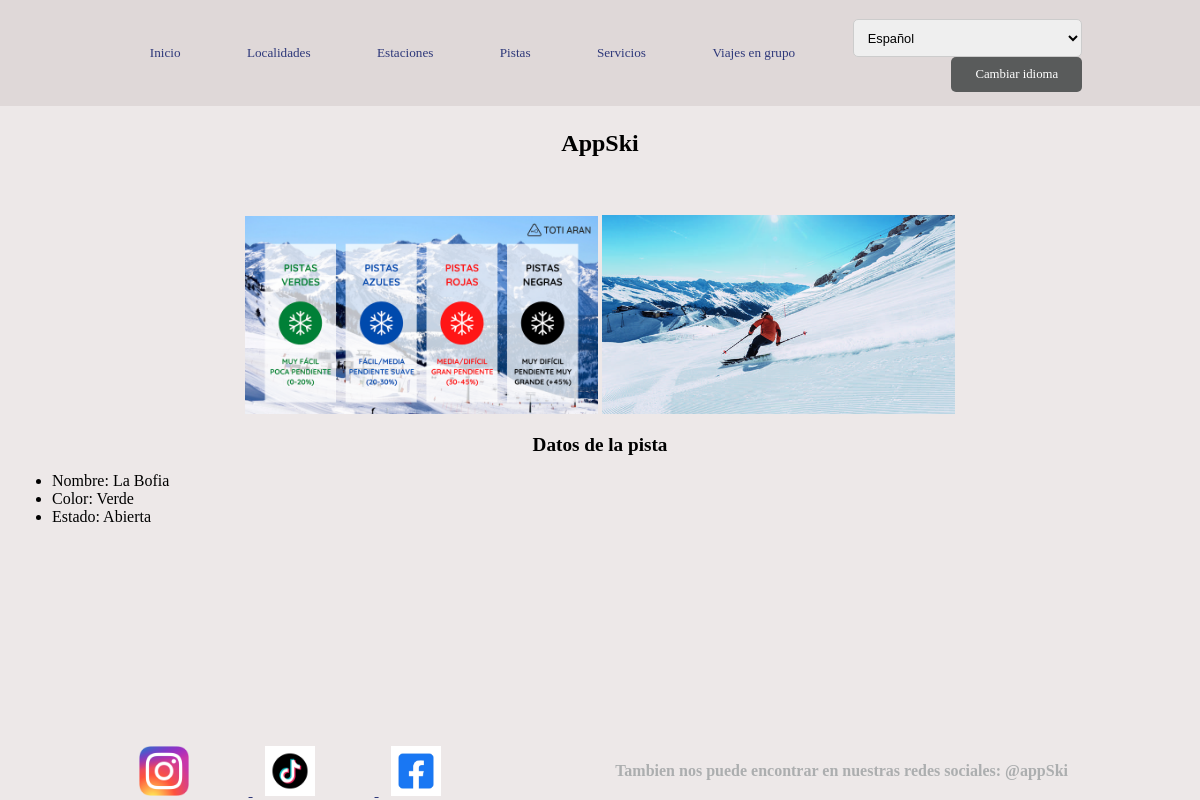
The page /pistas/1 on the database its author committed.
### appSki/models.py (models this page shows, shortened)
class Pista(models.Model):
    nombre = models.CharField('Nombre', max_length=50)
    color = models.CharField('Color', max_length=50)
    estado = models.CharField('Estado',max_length = 50)

### appSki/views.py (the view)
# urls.py: path('pistas/<int:pk>', views.PistaDetailView.as_view(), name='pista'),
class PistaDetailView(DetailView):
    model = Pista
    template_name = 'pista.html'
    def get_context_data(self, **kwargs):
        context = super().get_context_data(**kwargs)
        context['LANGUAGES'] = [
            ('es', _('Spanish')),
            ('en', _('English')),
        ]
        return context

### appSki/Templates/pista.html (shortened to what this page needs)
{% extends "base.html" %}
{% load static %}
{% load i18n %}
{% block contenido %}
<div class = "imagen_pista">
    <img id = "color" src="{% static 'images/colores.png' %}" alt="">
    <img id = "pista" src="{% static 'images/pista.jpg' %}" alt="">
</div>
<h2>{% trans 'Datos de la pista' %}</h2>
{% if pista %}
    <ul>
        <li>
            {% trans 'Nombre:' %} {{pista.nombre}}
        </li>
        <li>
            {% trans 'Color:' %} {{pista.color}}
        </li>
        <li>
            {% trans 'Estado:' %} {{pista.estado}}
        </li>
    </ul>
{% else %}
    <p>{% trans 'No existe esta pista.' %}</p>
{% endif %}
{% endblock %}

### appSki/static/css/estilos.css (style rules this page uses)
body { font-family: Cambria, Cochin, Georgia, Times, 'Times New Roman', serif; background-color: rgb(237, 232, 232); margin: 0 auto; padding: 1%; }
h2 { font-size: 1.6vw; text-align: center; margin-top: 2vh; }
.imagen_pista { flex-direction: row; text-align: center; }
.imagen_pista img { text-align: center; max-width: 30%; max-height: 30%; width: auto; height: auto; }

### rows shown on the page
Pista: nombre "La Bofia", color "Verde", estado "Abierta"

### other values the page prints
form field language "Español"
